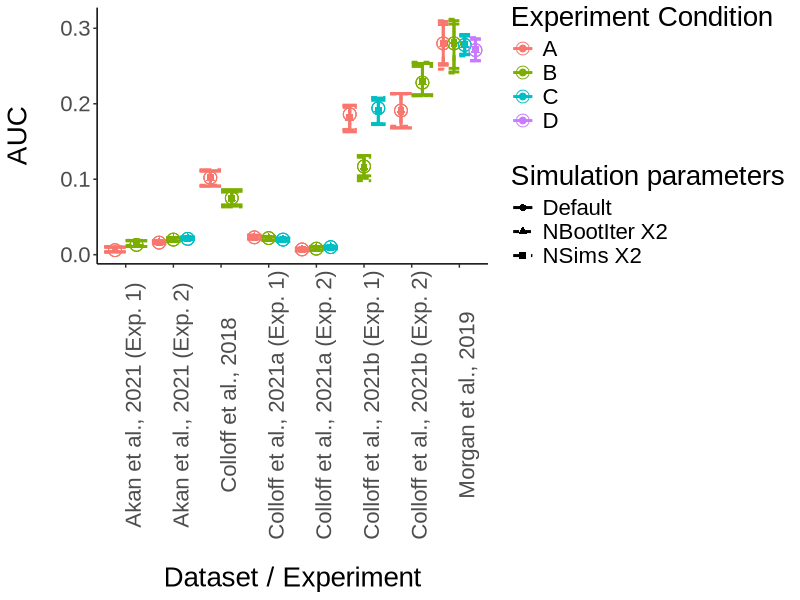

This figure's R source: (Note: this script raises an error after producing the figure.)
## ---- chunk 1
#* R Setup ----
library(psych)
library(tidyverse)
library(here)

#APA theme for plots
apatheme <-
  theme_bw()+                                      #apply ggplot2() black and white theme
  theme(panel.grid.major = element_blank(),        #eliminate major grid lines
        panel.grid.minor = element_blank(),        #eliminate minor grid lines
        panel.background = element_blank(),        #eliminate the square panel background
        panel.border = element_blank(),            #eliminate the square panel border
        text=element_text(family="Arial"),         #use arial font
        #legend.title=element_blank(),              #eliminate lengend title
        legend.position= "right",                  #position legend to the right of the plot
        axis.line.x = element_line(color="black"), #include a black border along the x-axis
        axis.line.y = element_line(color="black")) #include a black border along the y-axis

#* Data files ----
auc_data = read.csv(here("./Dataset testing and reports/Dataset Testing.csv"), fileEncoding = "UTF-8-BOM") %>% 
    mutate(`Simulation parameters` = ifelse(sim_n == 200, "NSims X2",
                        ifelse(boot_n == 2000, "NBootIter X2", "Default")))

pwr_data = read.csv(here("./Dataset testing and reports/Power Estimate Stability.csv"), fileEncoding = "UTF-8-BOM") %>% 
    gather(key = "sim",
           value = "pwr",
           -dataset) %>% 
    mutate(`Simulation parameters` = ifelse(sim == "Nsims200", "NSims X2",
                        ifelse(sim == "Niter2000", "NBootIter X2", "Default")))
## ---- chunk 2
auc_plot = auc_data %>% 
    ggplot(aes(x = dataset, y = auc, color = cond, group = cond))+
    geom_point(position = position_dodge(width = .9), shape = 21, size = 4)+
    geom_point(aes(x = dataset, y = sim_auc, shape = `Simulation parameters`, color = cond, group = cond), position = position_dodge(width = .9), size = 2)+
    geom_errorbar(aes(ymin = sim_auc_lwr, ymax = sim_auc_upr, color = cond, group = cond, linetype = `Simulation parameters`), position = position_dodge(width = .9), size = 1)+
    apatheme+
    theme(text = element_text(size = 20),
          axis.text.x = element_text(angle = 90),
          axis.title.x = element_text(margin = margin(t = 20, r = 0, b = 0, l = 0)),
          axis.title.y = element_text(margin = margin(t = 0, r = 20, b = 0, l = 0)))+
    labs(x = "Dataset / Experiment",
         y = "AUC")+
    scale_color_discrete(name = "Experiment Condition")

ggsave(here("./Dataset testing and reports/AUCRecovery.png"),
       dpi = 300,
       height = 12,
       width = 16,
       units = "in")

knitr::include_graphics(here("./Dataset testing and reports/AUCRecovery.png"))
## ---- chunk 3
auc_data = auc_data %>% 
    mutate(`Simulation parameters` = factor(`Simulation parameters`, levels = c(
        "NSims X2",
        "Default",
        "NBootIter X2")),
        ci_width = sim_auc_upr - sim_auc_lwr,
        id = paste(dataset, cond, sep = " "))

ci_plot = auc_data %>% 
    ggplot(aes(x = `Simulation parameters`, y = ci_width, color = id, group = id))+
    geom_point(size = 2)+
    geom_line(size = 1.5)+
    apatheme+
    theme(text = element_text(size = 20),
          axis.text.x = element_text(angle = 90),
          axis.title.x = element_text(margin = margin(t = 20, r = 0, b = 0, l = 0)),
          axis.title.y = element_text(margin = margin(t = 0, r = 20, b = 0, l = 0)))+
    labs(x = "Simulation parameters",
         y = "95% Quantile Interval Width")+
    scale_color_discrete(name = "Experiment Condition")+
    guides(color = "none")

ggsave(here("./Dataset testing and reports/CIWidth.png"),
       dpi = 300,
       height = 10,
       width = 10,
       units = "in")

knitr::include_graphics(here("./Dataset testing and reports/CIWidth.png"))
## ---- chunk 4
pwr_data = pwr_data %>% 
    mutate(null = ifelse(grepl("Null", dataset), "Null effect", "Real data"),
           `Simulation parameters` = factor(`Simulation parameters`, levels = c(
        "NSims X2",
        "Default",
        "NBootIter X2")))

pwr_plot = pwr_data %>% 
    ggplot(aes(x = `Simulation parameters`, y = pwr, color = null, group = dataset))+
    geom_point(size = 2)+
    geom_line(size = 1.5)+
    apatheme+
    theme(text = element_text(size = 20),
          axis.text.x = element_text(angle = 90),
          axis.title.x = element_text(margin = margin(t = 20, r = 0, b = 0, l = 0)),
          axis.title.y = element_text(margin = margin(t = 0, r = 20, b = 0, l = 0)))+
    labs(x = "Simulation parameters",
         y = "Estimated power")+
    scale_color_discrete(name = "Null effect?")+
    geom_hline(yintercept = .05,
               linetype = "dashed",
               size = 1.5)

ggsave(here("./Dataset testing and reports/PwrPlot.png"),
       dpi = 300,
       height = 10,
       width = 10,
       units = "in")

knitr::include_graphics(here("./Dataset testing and reports/PwrPlot.png"))
## ---- chunk 5
knitr::include_graphics(here("./Dataset testing and reports/Full Simulation Tests/ROC curves tested.png"))
## ---- chunk 6
pwr_curve_data = read.csv(here("./Dataset testing and reports/Full Simulation Tests/Full Simulation Testing Results.csv"), fileEncoding = "UTF-8-BOM") %>% 
  mutate(Effect.size = as.factor(Effect.size),
         Run = as.factor(Run),
         cond = factor(cond, 
                       levels = c("Default",
                                  "NBootIter X2",
                                  "NSims X2",
                                  "Both",
                                  "NSims X3")))

pwr_curve_plot = pwr_curve_data %>% 
    ggplot(aes(x = N, y = Power, color = Effect.size, group = interaction(Effect.size, Run), linetype = Run))+
  facet_wrap(~cond,
             nrow = 2,
             ncol = 3)+
    geom_point(size = 2)+
    geom_line(size = 1.5)+
    apatheme+
    theme(text = element_text(size = 20),
          panel.spacing = unit(2, "lines"),
          #axis.text.x = element_text(angle = 90),
          axis.title.x = element_text(margin = margin(t = 20, r = 0, b = 0, l = 0)),
          axis.title.y = element_text(margin = margin(t = 0, r = 20, b = 0, l = 0)))+
    labs(x = "N",
         y = "Estimated power")+
    scale_color_discrete(name = "Effect size")

ggsave(here("./Dataset testing and reports/Full Simulation Tests/PwrCurvePlot.png"),
       dpi = 300,
       height = 10,
       width = 15,
       units = "in")

knitr::include_graphics(here("./Dataset testing and reports/Full Simulation Tests/PwrCurvePlot.png"))
## ---- chunk 7

knitr::include_graphics(here("./Dataset testing and reports/DPP/Sim testing results/AUC_DPP_ROCs.png"))
## ---- chunk 8

knitr::include_graphics(here("./Dataset testing and reports/DPP/Sim testing results/AUC_DPP_Run_1.png"))
## ---- chunk 9

knitr::include_graphics(here("./Dataset testing and reports/DPP/Sim testing results/AUC_DPP_Run_2.png"))
